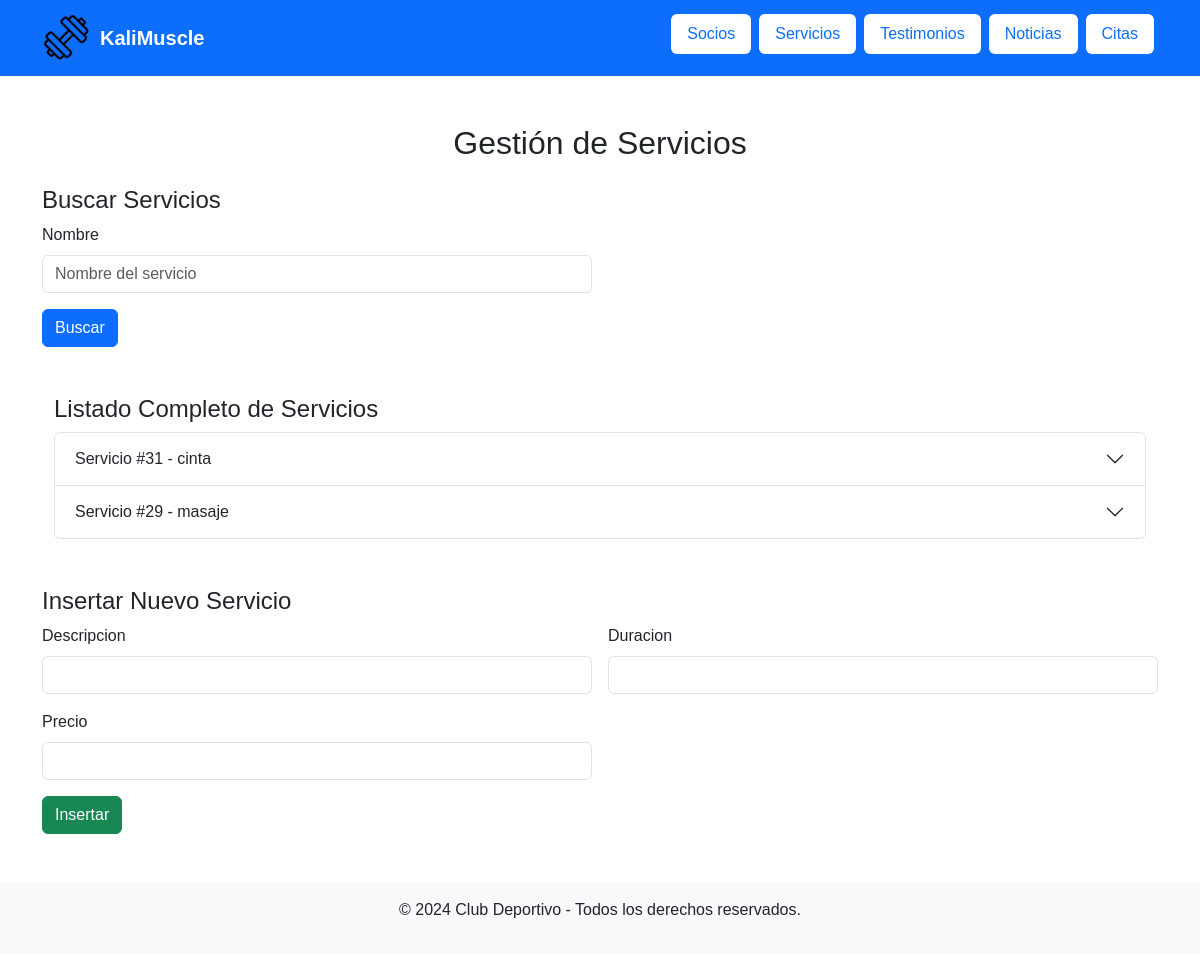
The page /php/servicios.php on the database as committed earlier.
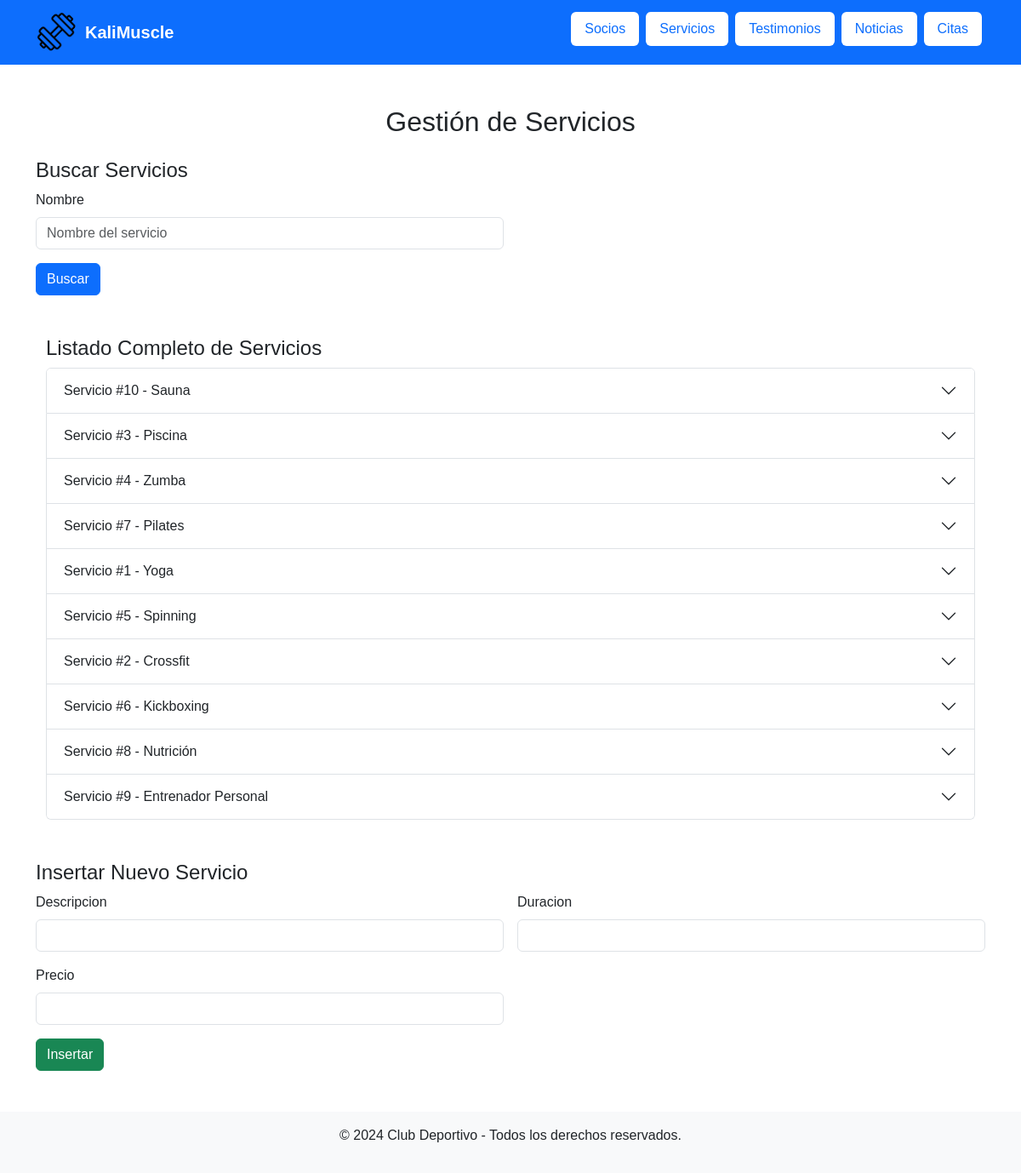
The same page on the database as committed later.
### tables this page shows
CREATE TABLE `servicio` (
  `id` int(11) NOT NULL,
  `descripcion` varchar(100) NOT NULL,
  `duracion` int(11) NOT NULL,
  `precio` int(11) NOT NULL
);

### funciones/crud.php (the view, shortened to what this page needs)
<?php
function listarServicios($conexionBD)
{
    $sentencia = "SELECT * FROM servicio ORDER BY precio";
    $consulta = $conexionBD->prepare($sentencia);
    $consulta->execute();
    $resultado = $consulta->get_result();
    if ($resultado->num_rows > 0) {
        echo '<div class="container my-5">';
        echo '<div class="accordion" id="accordionServicios">';
        echo '<h4>Listado Completo de Servicios</h4>';
        $contador = 1;
        while ($fila = $resultado->fetch_array(MYSQLI_ASSOC)) {
            $id = $fila["id"];
            $descripcion = $fila["descripcion"];
            $duracion = $fila["duracion"];
            $precio = $fila["precio"];
            echo '
        <div class="accordion-item">
            <h2 class="accordion-header" id="heading' . $contador . '">
                <button class="accordion-button collapsed" type="button" data-bs-toggle="collapse" data-bs-target="#collapse' . $contador . '" aria-expanded="false" aria-controls="collapse' . $contador . '">
                    Servicio #' . $id . ' - ' . $descripcion . '
                </button>
            </h2>
            <div id="collapse' . $contador . '" class="accordion-collapse collapse" aria-labelledby="heading' . $contador . '" data-bs-parent="#accordionServicios">
                <div class="accordion-body">
                    <p><strong>Descripcion:</strong> ' . $descripcion . '</p>
                    <p><strong>Duracion:</strong> ' . $duracion . 'm</p>
                    <p><strong>Precio:</strong> ' . $precio . '€</p>
                    <div class="text-end">
                        <a href="modificar_ver/modificar_servicio.php?id=' . $id . '" class="btn btn-warning">Modificar</a>
                    </div>
                </div>
            </div>
        </div>';
            $contador++;
        }
        echo '</div>';
        echo '</div>';
    } else {
        echo '<p class="text-center text-muted">No hay servicios registrados.</p>';
    }
}
?>
<?php
function nav()
{
    echo '<nav class="navbar navbar-expand-lg navbar-dark bg-primary sticky-top">
    <div class="container">
        <a class="navbar-brand d-flex align-items-center" href="../index.php">
            <img src="../imagenesGenerales/icono.png" alt="Logo" class="logo me-2">
            <span class="fw-bold">KaliMuscle</span>
        </a>
        <button class="navbar-toggler" type="button" data-bs-toggle="collapse" data-bs-target="#navbarNav"
            aria-controls="navbarNav" aria-expanded="false" aria-label="Toggle navigation">
            <span class="navbar-toggler-icon"></span>
        </button>
        <div class="collapse navbar-collapse" id="navbarNav">
            <ul class="navbar-nav ms-auto">
                <li class="nav-item mb-2 mb-md-2">
                    <a class="nav-link text-primary bg-white rounded px-3 py-2 mx-1" href="socios.php">Socios</a>
                </li>
                <li class="nav-item mb-2 mb-md-2">
                    <a class="nav-link text-primary bg-white rounded px-3 py-2 mx-1" href="servicios.php">Servicios</a>
                </li>
                <li class="nav-item mb-2 mb-md-2">
                    <a class="nav-link text-primary bg-white rounded px-3 py-2 mx-1" href="testimonios.php">Testimonios</a>
                </li>
                <li class="nav-item mb-2 mb-md-2">
                    <a class="nav-link text-primary bg-white rounded px-3 py-2 mx-1" href="noticias.php">Noticias</a>
                </li>
                <li class="nav-item mb-2 mb-md-2">
                    <a class="nav-link text-primary bg-white rounded px-3 py-2 mx-1" href="citas.php">Citas</a>
                </li>
            </ul>
        </div>
    </div>
</nav>
';
}
function footer()
{
    echo '    <footer class="bg-light footer text-center py-3">
        <p>© 2024 Club Deportivo - Todos los derechos reservados.</p>
    </footer>';
}
?>

Rows that differ between the two databases and show on the page:
removed servicio: id "31", descripcion "cinta"
removed servicio: id "29", descripcion "masaje"
added servicio: id "10", descripcion "Sauna"
added servicio: id "3", descripcion "Piscina"
added servicio: id "4", descripcion "Zumba"
added servicio: id "7", descripcion "Pilates"
added servicio: id "1", descripcion "Yoga"
added servicio: id "5", descripcion "Spinning"
added servicio: id "2", descripcion "Crossfit"
added servicio: id "6", descripcion "Kickboxing"
added servicio: id "8", descripcion "Nutrición"
added servicio: id "9", descripcion "Entrenador Personal"
